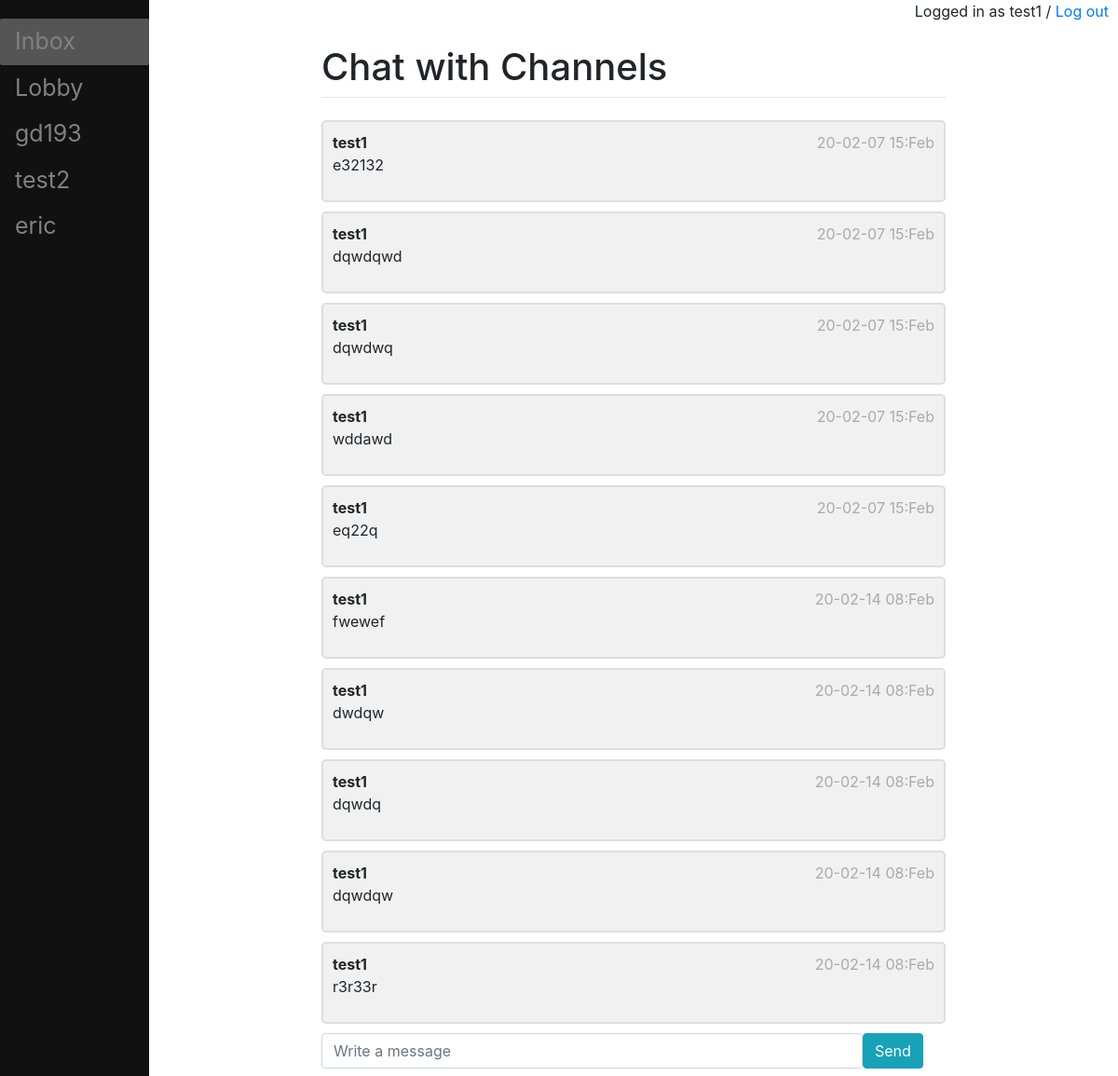
Page /chat/Thread_private_test1_gd193/ (signed in) on the earlier database version.
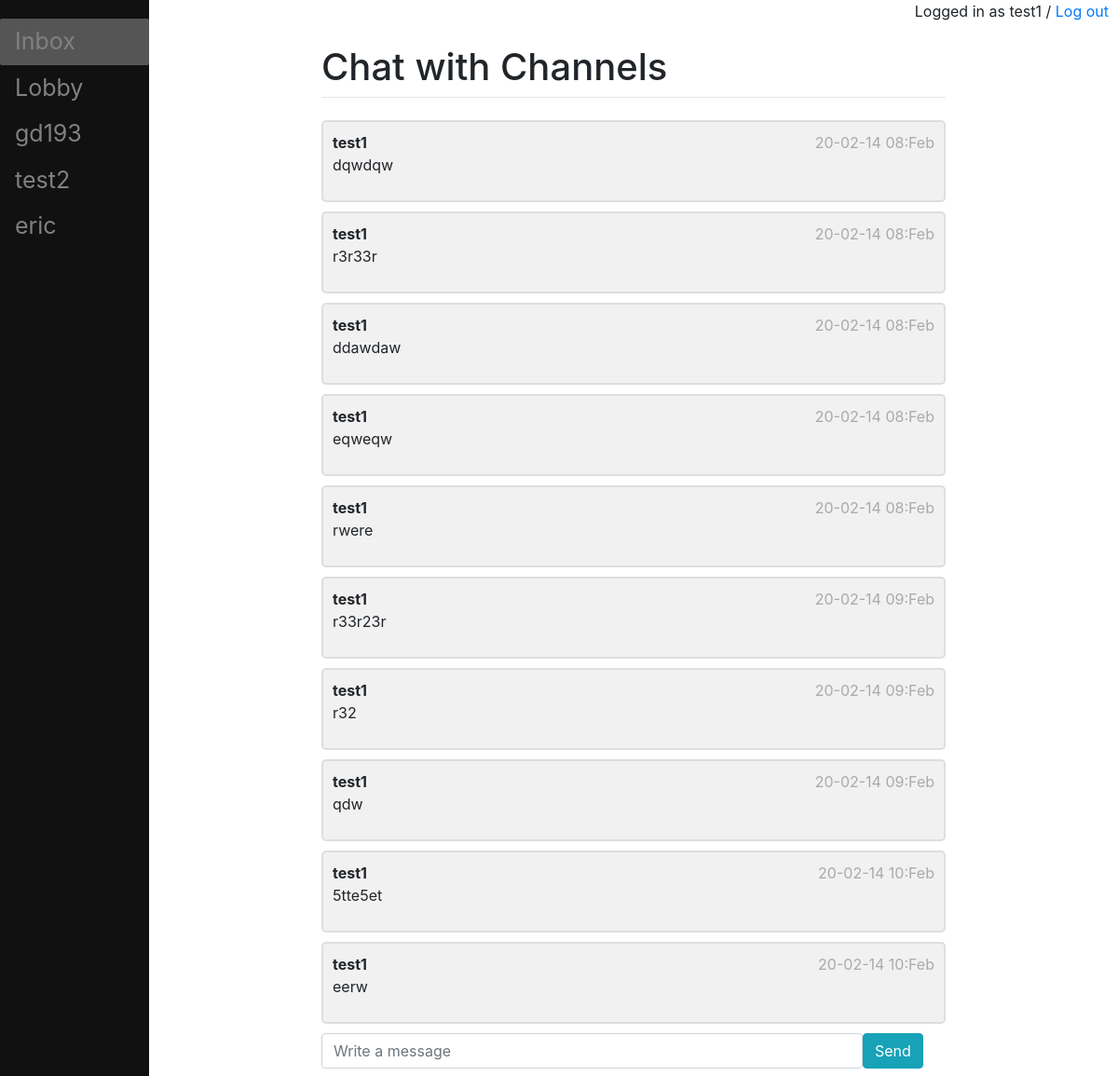
Same page on the later database version.
### chat/models.py (models this page shows, shortened)
class Message(models.Model):
    author = models.ForeignKey(User, related_name='author_messages', on_delete=models.CASCADE)
    content = models.TextField()
    timestamp = models.DateTimeField(auto_now_add=True)
    thread = models.ForeignKey(Thread, on_delete=models.CASCADE, default=0)

### chat/views.py (the view)
# urls.py: path('<str:room_name>/', views.room, name='room')
def room(request, room_name):
    user_list = {}
    notifications = []
    if room_name == 'Lobby':
        thread = Thread.objects.filter(name=room_name)[0]
        if request.user.is_authenticated:
            username = request.user.username
            user_list = User.objects.exclude(username=username)
            notifications = Notification.objects.filter(receiver__exact=request.user)
    elif request.user.is_authenticated:
        username = request.user.username
        user_list = User.objects.exclude(username=username)
        thread = Thread.objects.filter(name__contains=username)
        thread = thread.filter(name__contains=room_name)[0]
        notifications = Notification.objects.filter(receiver__exact=request.user)
    else:
        raise PermissionDenied()
    last_messages = thread.last_10_messages()[::-1]
    return render(request, 'chat/room.html', {
        'room_name_json': mark_safe(json.dumps(room_name)),
        'user_list': user_list,
        'last_messages': last_messages,
        'notifications': notifications,
    })

### chat/models.py (called while the page is built)
    def last_10_messages(self):
        return Message.objects.filter(thread__name__exact=self.name).order_by('-timestamp')[:10]

### chat/templates/chat/room.html (shortened to what this page needs)
{% extends "register/base.html" %}
{% load static %}
{% block content %}
{% for message in last_messages %}
    {% if message.author.username == user.username %}
 <div class="container">
    {% else %}
 <div class="container darker">
     {% endif %}
     <strong class = "user-left" >{{ message.author }}</strong>
     <span class="time-right">{{ message.timestamp|date:'y-m-d H:M' }}</span>
          <br/>
    <p>{{ message.content }}</p>
</div>
{% endfor %}
<form class="form-inline" id="chat-tool">
<div class="form-group mb-2">
    <input id="chat-message-input" class="form-control" type="text" size="50" placeholder="Write a message"/><br/>
</div>
    <button id="chat-message-submit" class="btn btn-info mb-2" type="button" > Send
    </button>
</form>
{% endblock %}

### register/templates/register/base.html (shortened to what this page needs)
{% load static %}
<!doctype html>
<html>
<head>
	<link rel="stylesheet" href="https://stackpath.bootstrapcdn.com/bootstrap/4.3.1/css/bootstrap.min.css">
	<link rel='stylesheet' href="{% static 'css/style.css' %}" type="text/css">
</head>
<body>
	<div id='notification_bar' class="sidenav">
		<a  href="#" class="notification" id="inbox">
  		<span>Inbox</span>
		</a>
		<a href="/chat/Lobby/">Lobby</a>
		{% for user in user_list %}
		<a href="/chat/{{ user.username }}">{{ user.username }}</a>
		{% endfor %}
	</div>
	<div id="content" name="content" class="main">
		{% if user.is_authenticated %}
		<p class="text-right">Logged in as {{ user.username }} / <a href="/logout/"> <span >Log out</span></a></p>
		{% else %}
		<p class="text-right"><a href="/login/">Log in</a> / <a href="/register/">Register</a> </p>
		{% endif %}
		<div class="row justify-content-center">
			<div class="col-8" id="event_container">
				<h1 class="mt-2">Chat with Channels </h1>
				<hr class="mt-0 mb-4">
				{% block content %}
				{% endblock %}
			</div>
		</div>
	</div>
</body>
</html>

Differences in the rows shown:
no longer on this page (row unchanged): Message: author "test1", timestamp "20-02-07 15:Feb", content "e32132"
no longer on this page (row unchanged): Message: author "test1", timestamp "20-02-07 15:Feb", content "dqwdqwd"
no longer on this page (row unchanged): Message: author "test1", timestamp "20-02-07 15:Feb", content "dqwdwq"
no longer on this page (row unchanged): Message: author "test1", timestamp "20-02-07 15:Feb", content "wddawd"
no longer on this page (row unchanged): Message: author "test1", timestamp "20-02-07 15:Feb", content "eq22q"
no longer on this page (row unchanged): Message: author "test1", timestamp "20-02-14 08:Feb", content "fwewef"
no longer on this page (row unchanged): Message: author "test1", timestamp "20-02-14 08:Feb", content "dwdqw"
no longer on this page (row unchanged): Message: author "test1", timestamp "20-02-14 08:Feb", content "dqwdq"
added Message: author "test1", timestamp "20-02-14 08:Feb", content "ddawdaw"
added Message: author "test1", timestamp "20-02-14 08:Feb", content "eqweqw"
added Message: author "test1", timestamp "20-02-14 08:Feb", content "rwere"
added Message: author "test1", timestamp "20-02-14 09:Feb", content "r33r23r"
added Message: author "test1", timestamp "20-02-14 09:Feb", content "r32"
added Message: author "test1", timestamp "20-02-14 09:Feb", content "qdw"
added Message: author "test1", timestamp "20-02-14 10:Feb", content "5tte5et"
added Message: author "test1", timestamp "20-02-14 10:Feb", content "eerw"
